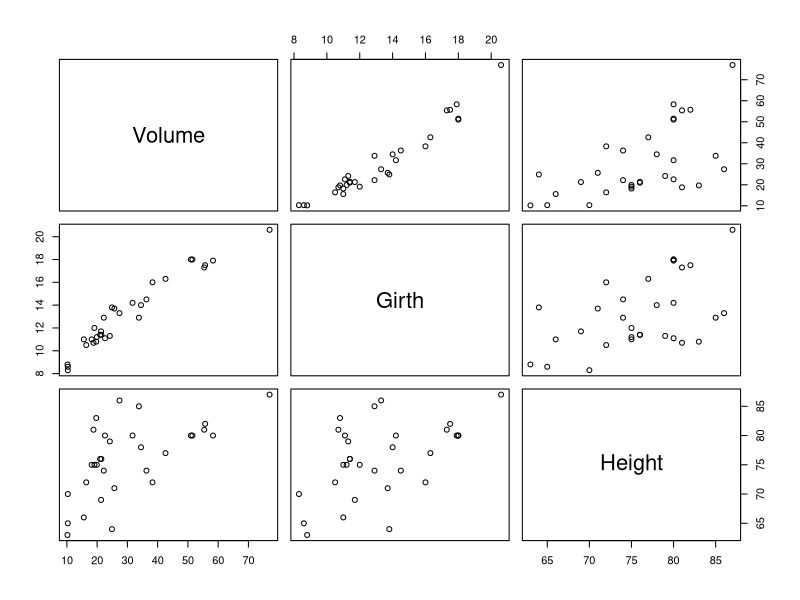
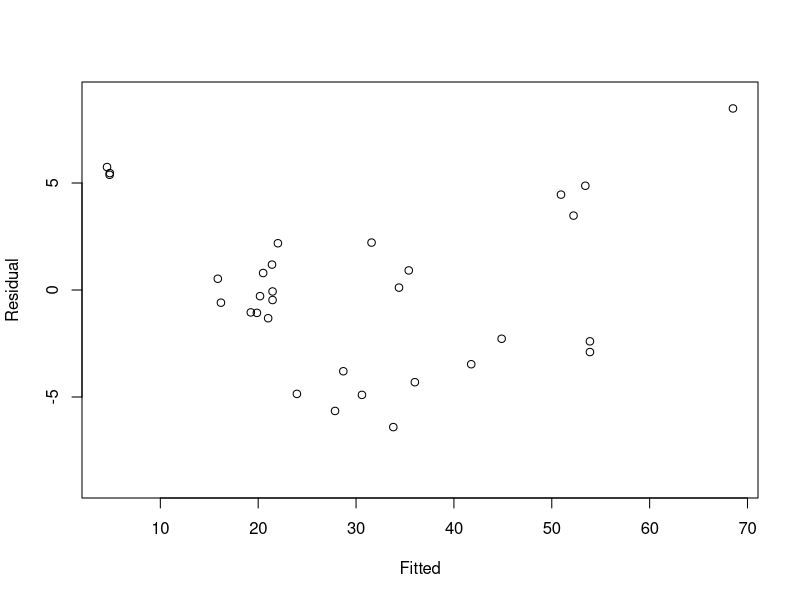
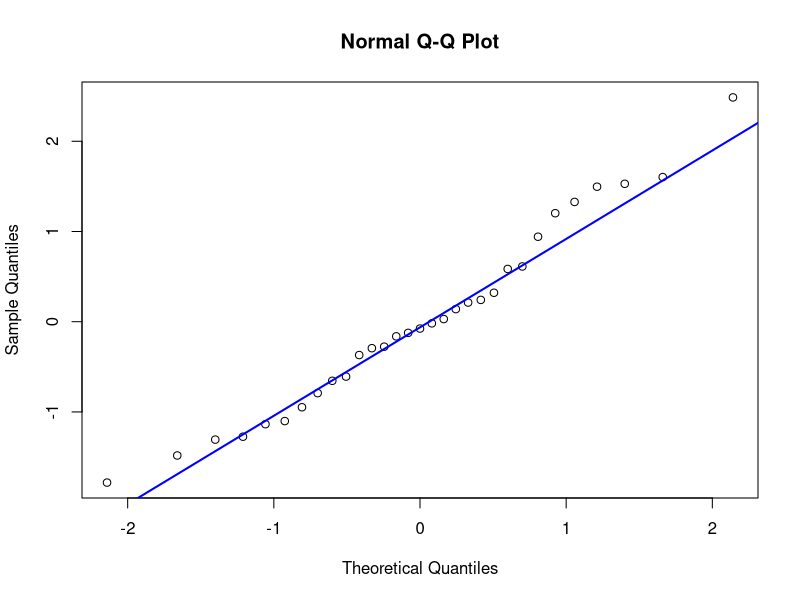
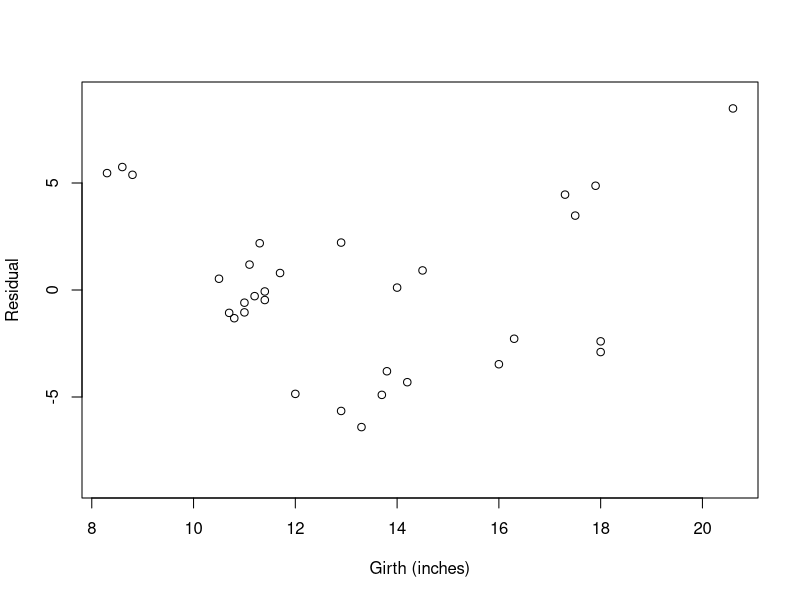
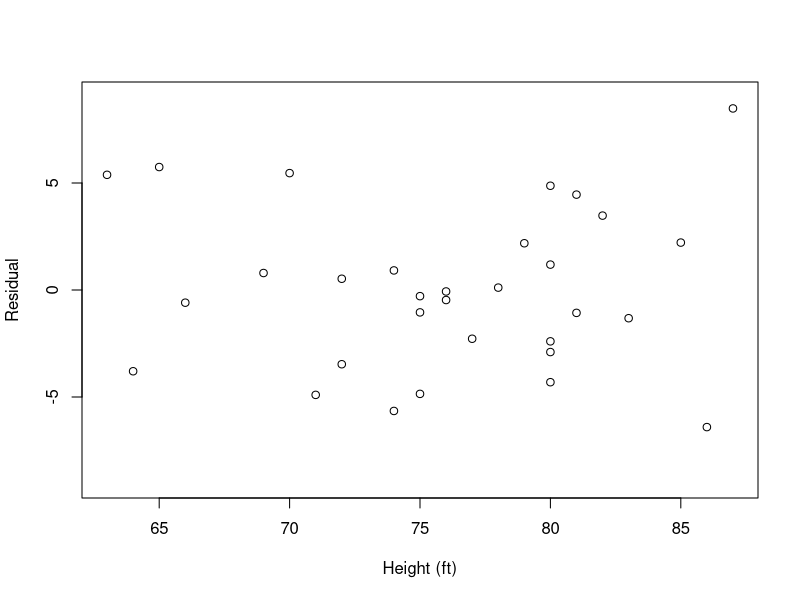
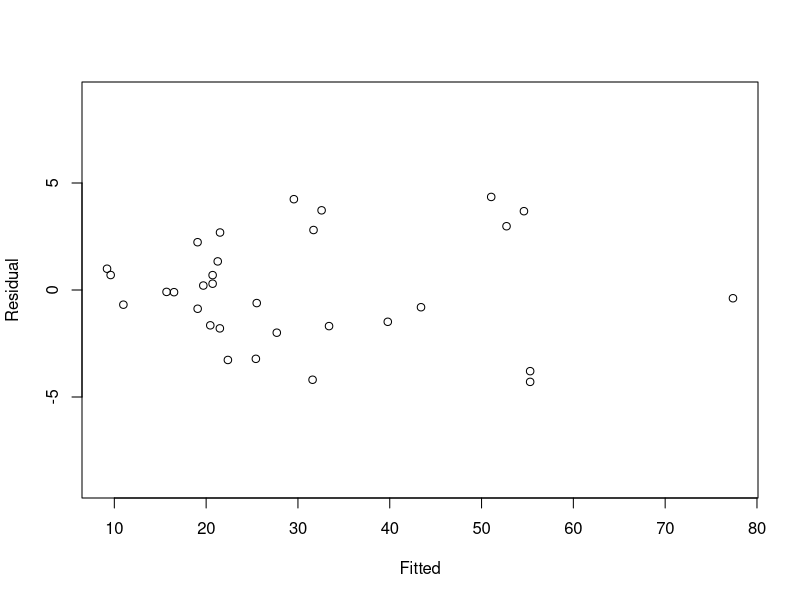
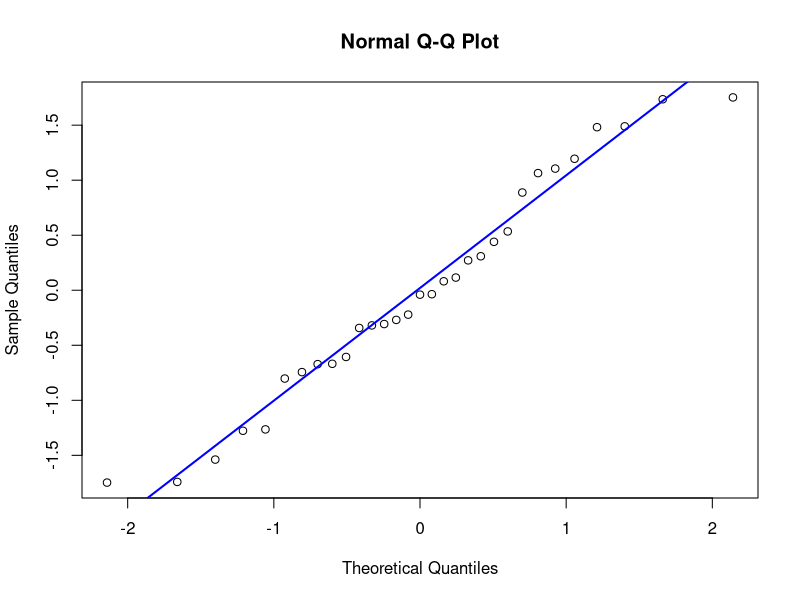
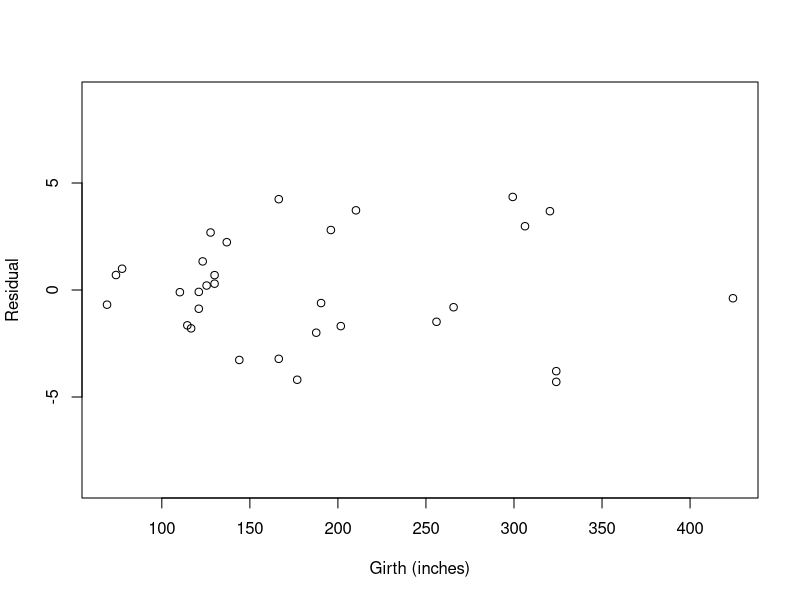

Reproduce these figures in R, in order.
# Residual Plots and Data Transformation
pairs(~ Volume + Girth + Height, data = trees)

# fit a linear regression model:
# Volume = beta_0 + beta_1(Girth) + beta_2(Height) + epsilon
fit1 <- lm(Volume ~ Girth + Height, trees)
summary(fit1)

# Residual plots:
# Residual vs. Fitted
plot(fitted(fit1), residuals(fit1), ylim = c(-9, 9),
    xlab = "Fitted", ylab = "Residual")

# Normal Q-Q plot of standardized residuals
qqnorm(rstandard(fit1))
qqline(rstandard(fit1), col = "blue", lwd = 2)

# Residual vs. Girth
plot(trees$Girth, residuals(fit1), ylim = c(-9, 9),
    xlab = "Girth (inches)", ylab = "Residual")

# Residual vs. Height
plot(trees$Height, residuals(fit1), ylim = c(-9, 9),
    xlab = "Height (ft)", ylab = "Residual")

# Linear Regression with Quadratic Girth Term
# Volume = beta_0 + beta_1(Girth) + beta_2(Girth^2) + beta_3(Height) + epsilon
trees$Girth2 <- trees$Girth^2
fit2 <- lm(Volume ~ Girth + Girth2 + Height, data = trees)
summary(fit2)

# Residual plots after adding Girth^2
# Residual vs. Fitted
plot(fitted(fit2), residuals(fit2), ylim = c(-9, 9),
    xlab = "Fitted", ylab = "Residual")

# Normal Q-Q plot of standardized residuals
qqnorm(rstandard(fit2))
qqline(rstandard(fit2), col = "blue", lwd = 2)

# Residual vs. Girth
plot(trees$Girth2, residuals(fit2), ylim = c(-9, 9),
    xlab = "Girth (inches)", ylab = "Residual")

# Residual vs. Height
plot(trees$Height, residuals(fit2), ylim = c(-9, 9),
    xlab = "Height (ft)", ylab = "Residual")

# -----------------------------------------------------------------------------
# Example 2: Car Price Dataset
library(MASS)
data(Cars93)

# Histogram of car prices
hist(Cars93$Price, breaks = 10, col = "lightblue",
    border = "black",
    main = "Histogram of Car Price",
    xlab = "Car Prices")

# Fit: Price = beta_0 + beta_1(Horsepower) + beta_2(EngineSize) + epsilon
fit1 <- lm(Price ~ Horsepower + EngineSize, data = Cars93)
summary(fit1)

par(mfrow = c(1, 2))
#Standardized Residual vs. Fitted
plot(fitted(fit1), rstandard(fit1), ylim = c(-4, 4),
    xlab = "Fitted Values",
    ylab = "Standardized Residuals")

# Normal Q-Q Plot of Standardized Residuals
qqnorm(rstandard(fit1))
qqline(rstandard(fit1), col = "blue", lwd = 2)

# Box-Cox plot
boxcox(fit1, lambda = seq(-1, 1, 0.05))

bc <- boxcox(fit1, lambda = seq(-1, 1, 0.05), plotit = FALSE)
lambda_opt <- bc$x[which.max(bc$y)]
lambda_opt

# optimal lambda from box-cox is lambda_op = -0.2
# price^(-0.2) = beta_0 + beta_1(Horsepower) + beta_2(EngineSize) + epsilon
# since the confidence interval for lambda inlcudes 0, the log transformation
# is reasonable, and we consider the model:
# log(Price) = beta_0 + beta_1(Horsepower) + beta_2(EngineSize) + epsilon

fit_log <- lm(log(Price) ~ Horsepower + EngineSize, data = Cars93)
summary(fit_log)

# Residual plots after Log Transformation
# Stanndardized Residual vs. Fitted
plot(fitted(fit_log), rstandard(fit_log), ylim = c(-4, 4),
    xlab = "Fitted", ylab = "Standardized Residual")

# Normal Q-Q plot of standardized residuals
qqnorm(rstandard(fit_log))
qqline(rstandard(fit_log), col = "blue", lwd = 2)
